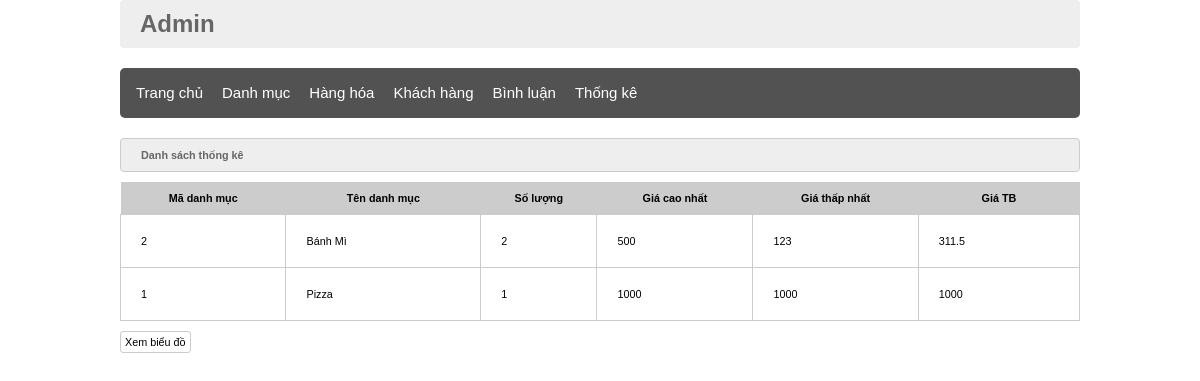
Page /ASM_lamdnph20475/admin/index.php?act=thongke on the committed database.
### tables this page shows
CREATE TABLE `danhmuc` (
  `id` int(11) NOT NULL,
  `name` varchar(255) NOT NULL
);

### ASM_lamdnph20475/model/pdo.php (called while the page is built, shortened)
<?php
function pdo_get_connection()
{
    $dburl = "mysql:host=localhost;dbname=TKTW2024;charset=utf8";
    $username = 'root';
    $password = '';
    $conn = new PDO($dburl, $username, $password);
    $conn->setAttribute(PDO::ATTR_ERRMODE, PDO::ERRMODE_EXCEPTION);
    return $conn;
}
function pdo_query($sql)
{
    $sql_args = array_slice(func_get_args(), 1);
    try {
        $conn = pdo_get_connection();
        $stmt = $conn->prepare($sql);
        $stmt->execute($sql_args);
        $rows = $stmt->fetchAll();
        return $rows;
    } catch (PDOException $e) {
        throw $e;
    } finally {
        unset($conn);
    }
}

### ASM_lamdnph20475/model/thongke.php (called while the page is built)
<?php
function loadall_thongke()
{
    $sql = "select danhmuc.id as madm, danhmuc.name as tendm, count(sanpham.id) as countsp, min(sanpham.price) as minprice, max(sanpham.price) as maxprice, avg(sanpham.price) as avgprice";
    $sql .= " from sanpham left join danhmuc on danhmuc.id=sanpham.iddm";
    $sql .= " group by danhmuc.id order by danhmuc.id desc";
    $listbill = pdo_query($sql);
    return $listbill;
}

### ASM_lamdnph20475/admin/thongke/thongke.php (the view)
<div class="row">
    <div class="row formtitle mb10">
        <h1>Danh sách thống kê</h1>
    </div>
    <div class="row formcontent">
        <div class="row mb10 formdsloai">
            <table>
                <tr>
                    <th>Mã danh mục</th>
                    <th>Tên danh mục</th>
                    <th>Số lượng</th>
                    <th>Giá cao nhất</th>
                    <th>Giá thấp nhất</th>
                    <th>Giá TB</th>
                </tr>
                <?php
                foreach ($listthongke as $tk) {
                    extract($tk);
                    echo '<tr>
                            <td>' . $madm . '</td>
                            <td>' . $tendm . '</td>
                            <td>' . $countsp . '</td>
                            <td>' . $maxprice . '</td>
                            <td>' . $minprice . '</td>
                            <td>' . $avgprice . '</td>
                        </tr>';
                }
                ?>
            </table>
        </div>
        <div class="row mb10">
            <a href="index.php?act=bieudo"><input type="button" value="Xem biểu đồ"></a>
        </div>
    </div>
</div>

### ASM_lamdnph20475/view/css/style.css (style rules this page uses)
* { margin: 0; padding: 0; box-sizing: border-box; font-family: sans-serif; font-size: 0.9vw; }
.row { float: left; width: 100%; }
.mb10 { margin-bottom: 10px; }
.form-acc input[type="submit"], .formcontent input[type="submit"], .formcontent input[type="reset"], .formcontent input[type="button"], .form_submit input[type="submit"], .form_dk_acc input[type="submit"], .form_dk_acc input[type="reset"], .addcart { border: 1px #ccc solid; border-radius: 3px; padding: 4px; background-color: #fff; }
.formtitle { background-color: #eee; border: 1px #ccc solid; color: #666; border-radius: 4px; padding: 10px 20px; margin-bottom: 10px; }
.formdsloai table { width: 100%; border-collapse: collapse; }
.formdsloai th { background-color: #ccc; padding: 10px 0; }
.formdsloai td { padding: 20px; border: 1px #ccc solid; }

### rows in the picture
danhmuc: id "2", name "Bánh Mì", countsp "2", maxprice "500", minprice "123", avgprice "311.5"
danhmuc: id "1", name "Pizza", countsp "1", maxprice "1000", minprice "1000", avgprice "1000"
